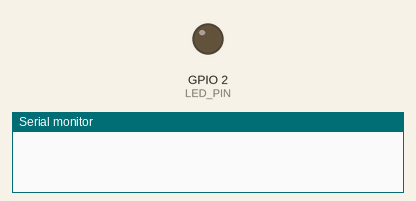
Simulated run of this sketch. Board: ESP32. On the bench: output pins drawn as LEDs (lit = HIGH), the last lines printed to the serial monitor. WiFi joins after 1.5 s; servers stay silent unless stated; the camera gives no picture; web services answer with replies made up by the test bench. At 2.6 s the program puts the board to deep sleep or switches it off; the recording ends there.

Above: at 0.4 s.
At 1.4 s:
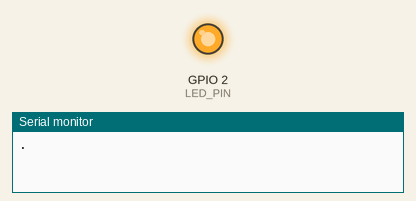
Timing chart, 0 to 2.6 s (numbered marks = the images above):
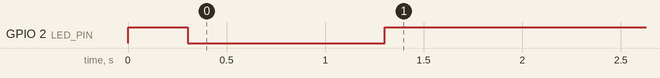

Measured:
- by itself, GPIO 2 (LED_PIN): LOW → HIGH at 0.00 s, → LOW 0.30 s later, → HIGH 1.0 s later

The sketch:

Rutles_Cat_Monitor.ino
```cpp
//#include "battery.h"
#include "esp_camera.h"
#include <WiFi.h>
#include "soc/soc.h"
#include "soc/rtc_cntl_reg.h"
#include <WiFiClientSecure.h>

// ##################### Line,Wi-Fi設定(環境設定) #####################
String lineToken          = "**********";   // Lineトークン

const char *ssid        = "**********"; //  Wi-FiのSSID
const char *password    = "**********"; // Wi-Fiのパスワード
// ###################################################################
const char* lineServer = "notify-api.line.me";

// ピン配置
const byte LED_PIN      = 2;  // LED緑

// CAMERA_MODEL_M5_UNIT_CAM
#define PWDN_GPIO_NUM     -1
#define RESET_GPIO_NUM    15
#define XCLK_GPIO_NUM     27
#define SIOD_GPIO_NUM     25
#define SIOC_GPIO_NUM     23

#define Y9_GPIO_NUM       19
#define Y8_GPIO_NUM       36
#define Y7_GPIO_NUM       18
#define Y6_GPIO_NUM       39
#define Y5_GPIO_NUM        5
#define Y4_GPIO_NUM       34
#define Y3_GPIO_NUM       35
#define Y2_GPIO_NUM       32
#define VSYNC_GPIO_NUM    22
#define HREF_GPIO_NUM     26
#define PCLK_GPIO_NUM     21

WiFiClientSecure httpsClient;
bool ledFlag          = true; // LED制御フラグ
camera_fb_t * fb;

void setup() {
  Serial.begin(115200);
  //WRITE_PERI_REG(RTC_CNTL_BROWN_OUT_REG, 0); //disable   detector
  //bat_init();
  //bat_hold_output();
  Serial.setDebugOutput(true);
  Serial.println();
  pinMode(2, OUTPUT);
  digitalWrite(2, HIGH);

  camera_config_t config;
  config.ledc_channel = LEDC_CHANNEL_0;
  config.ledc_timer = LEDC_TIMER_0;
  config.pin_d0 = Y2_GPIO_NUM;
  config.pin_d1 = Y3_GPIO_NUM;
  config.pin_d2 = Y4_GPIO_NUM;
  config.pin_d3 = Y5_GPIO_NUM;
  config.pin_d4 = Y6_GPIO_NUM;
  config.pin_d5 = Y7_GPIO_NUM;
  config.pin_d6 = Y8_GPIO_NUM;
  config.pin_d7 = Y9_GPIO_NUM;
  config.pin_xclk = XCLK_GPIO_NUM;
  config.pin_pclk = PCLK_GPIO_NUM;
  config.pin_vsync = VSYNC_GPIO_NUM;
  config.pin_href = HREF_GPIO_NUM;
  config.pin_sscb_sda = SIOD_GPIO_NUM;
  config.pin_sscb_scl = SIOC_GPIO_NUM;
  config.pin_pwdn = PWDN_GPIO_NUM;
  config.pin_reset = RESET_GPIO_NUM;
  config.xclk_freq_hz = 20000000;
  config.pixel_format = PIXFORMAT_JPEG;
  // 画像サイズ設定：QVGA(320x240),CIF(400x296),HVGA(480x320),VGA(640x480),SVGA(800x600),XGA(1024x768)
  config.frame_size = FRAMESIZE_HVGA;
  config.jpeg_quality = 10;
  config.fb_count = 2;

  // camera init
  esp_err_t err = esp_camera_init(&config);
  if (err != ESP_OK) {
    Serial.printf("Camera init failed with error 0x%x", err);
    esp_sleep_enable_timer_wakeup(10 * 1000000);
    esp_deep_sleep_start();
    return;
  }
  sensor_t *s = esp_camera_sensor_get();
  s->set_vflip(s, 1);

  //*sensor_t *s = esp_camera_sensor_get();
  // initial sensors are flipped vertically and colors are a bit saturated
  s->set_vflip(s, 1);       // flip it back
  s->set_brightness(s, 1);  // up the blightness just a bit
  s->set_saturation(s, -2); // lower the saturation*/

  // ####### PIN設定開始 #######
  pinMode ( LED_PIN, OUTPUT );

  // ####### 無線Wi-Fi接続 #######
  WiFi.begin ( ssid, password );
  while ( WiFi.status() != WL_CONNECTED ) { // 接続するまで無限ループ処理
    // 接続中はLEDを１秒毎に点滅する
    ledFlag = !ledFlag;
    digitalWrite(LED_PIN, ledFlag);
    delay ( 1000 );
    Serial.print ( "." );
  }
  // Wi-Fi接続完了（IPアドレス表示）
  Serial.print ( "Wi-Fi Connected! IP address: " );
  Serial.println ( WiFi.localIP() );
  Serial.println ( );
  // Wi-Fi接続時はLED点灯（Wi-Fi接続状態）
  digitalWrite ( LED_PIN, true );

  // ####### 画像取得 #######
  Serial.println("Start get JPG");
  getCameraJPEG();
  // ####### LineへPost #######
  Serial.println("Start Post Line");
  postLine();
  esp_camera_fb_return(fb);

  Serial.println("Line Completed!!!");

  esp_sleep_enable_timer_wakeup(3600000000ULL);
  esp_deep_sleep_start();

}

void loop() {
  delay(100);
}

//  画像をPOST処理（送信）
void postLine() {

  // ####### HTTPS証明書設定 #######
  // Serverの証明書チェックをしない（1.0.5以降で必要）【rootCAでルート証明書を設定すれば解決できる】
  httpsClient.setInsecure();//skip verification
  //httpsClient.setCACert(rootCA);// 事前にWebブラウザなどでルート証明書を取得しrootCA設定も可

  Serial.println("Connect to " + String(lineServer));
  if (httpsClient.connect(lineServer, 443)) {
    Serial.println("Connection successful");

    String messageData = "--foo_bar_baz\r\n"
                      "Content-Disposition: form-data; name=\"message\"\r\n\r\n"
                      "ESP32CAM投稿\r\n"; // 表示したいメッセージ
    String startBoundry = "--foo_bar_baz\r\n"
                          "Content-Disposition: form-data; name=\"imageFile\"; filename=\"esp32cam.jpg\"\r\nContent-Type: image/jpeg\r\n\r\n";
    String endBoundry   = "\r\n--foo_bar_baz--";

    unsigned long contentsLength = messageData.length() + startBoundry.length() + fb->len + endBoundry.length();
    String header = "POST /api/notify HTTP/1.0\r\n"
                    "HOST: " + String(lineServer) + "\r\n" +
                    "Connection: close\r\n" +
                    "content-type: multipart/form-data;boundary=foo_bar_baz\r\n" +
                    "content-length: " + String(contentsLength) + "\r\n" +
                    "authorization: Bearer " + lineToken + "\r\n\r\n";

    Serial.println("Send JPEG DATA by API");
    httpsClient.print(header);
    httpsClient.print(messageData);
    httpsClient.print(startBoundry);
    //  JPEGデータは1000bytesに区切ってPOST
    unsigned long dataLength = fb->len;
    uint8_t*      bufAddr    = fb->buf;
    for(unsigned long i = 0; i < dataLength ;i=i+1000) {
      if ( (i + 1000) < dataLength ) {
        httpsClient.write(( bufAddr + i ), 1000);
      } else if (dataLength%1000 != 0) {
        httpsClient.write(( bufAddr + i ), dataLength%1000);
      }
    }
    httpsClient.print(endBoundry);

    Serial.println("Waiting for response.");
    while (httpsClient.connected()) {
      String line = httpsClient.readStringUntil('\n');
      if (line == "\r") {
        Serial.println("headers received");
        break;
      }
    }
    while (httpsClient.available()) {
      char c = httpsClient.read();
      Serial.write(c);
    }
  } else {
    Serial.println("Connected to " + String(lineServer) + " failed.");
  }
  httpsClient.stop();
  Serial.println();
  Serial.println("Finish httpsClient");
}

// OV3660でJPEG画像取得
void getCameraJPEG(){
  fb = esp_camera_fb_get();  //JPEG取得
  if (!fb) {
    Serial.printf("Camera capture failed");
  }
  // 撮影終了処理
  Serial.printf("JPG: %uB ", (uint32_t)(fb->len));
  Serial.println();

}
```
